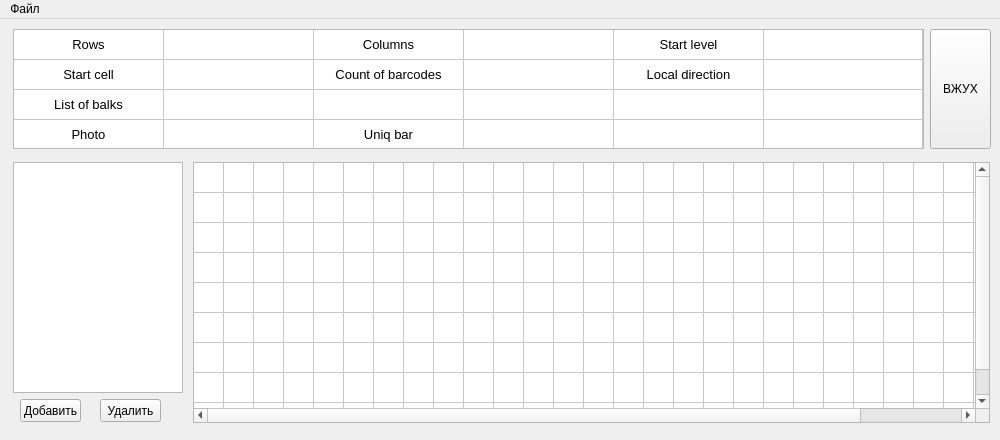
<?xml version="1.0" encoding="UTF-8"?>
<ui version="4.0">
 <class>MainWindow</class>
 <widget class="QMainWindow" name="MainWindow">
  <property name="geometry">
   <rect>
    <x>0</x>
    <y>0</y>
    <width>1000</width>
    <height>440</height>
   </rect>
  </property>
  <property name="sizePolicy">
   <sizepolicy hsizetype="Fixed" vsizetype="Fixed">
    <horstretch>0</horstretch>
    <verstretch>0</verstretch>
   </sizepolicy>
  </property>
  <property name="minimumSize">
   <size>
    <width>1000</width>
    <height>440</height>
   </size>
  </property>
  <property name="maximumSize">
   <size>
    <width>1000</width>
    <height>440</height>
   </size>
  </property>
  <property name="windowTitle">
   <string>Topology Constructor</string>
  </property>
  <property name="windowIcon">
   <iconset>
    <normaloff>logo.jpg</normaloff>logo.jpg</iconset>
  </property>
  <widget class="QWidget" name="centralwidget">
   <widget class="QTableWidget" name="tableWidget">
    <property name="geometry">
     <rect>
      <x>193</x>
      <y>143</y>
      <width>797</width>
      <height>261</height>
     </rect>
    </property>
    <property name="textElideMode">
     <enum>Qt::ElideMiddle</enum>
    </property>
    <property name="showGrid">
     <bool>true</bool>
    </property>
    <property name="gridStyle">
     <enum>Qt::SolidLine</enum>
    </property>
    <property name="rowCount">
     <number>9</number>
    </property>
    <property name="columnCount">
     <number>30</number>
    </property>
    <attribute name="horizontalHeaderVisible">
     <bool>false</bool>
    </attribute>
    <attribute name="horizontalHeaderDefaultSectionSize">
     <number>30</number>
    </attribute>
    <attribute name="horizontalHeaderMinimumSectionSize">
     <number>2</number>
    </attribute>
    <attribute name="verticalHeaderVisible">
     <bool>false</bool>
    </attribute>
    <row>
     <property name="text">
      <string>1</string>
     </property>
     <property name="background">
      <color>
       <red>0</red>
       <green>255</green>
       <blue>0</blue>
      </color>
     </property>
    </row>
    <row/>
    <row/>
    <row/>
    <row/>
    <row/>
    <row/>
    <row/>
    <row/>
    <column>
     <property name="text">
      <string>1</string>
     </property>
     <property name="background">
      <color>
       <red>0</red>
       <green>255</green>
       <blue>0</blue>
      </color>
     </property>
    </column>
    <column>
     <property name="text">
      <string>1</string>
     </property>
    </column>
    <column>
     <property name="text">
      <string>1</string>
     </property>
    </column>
    <column>
     <property name="text">
      <string>1</string>
     </property>
    </column>
    <column>
     <property name="text">
      <string>1</string>
     </property>
    </column>
    <column/>
    <column/>
    <column/>
    <column/>
    <column/>
    <column/>
    <column/>
    <column/>
    <column/>
    <column/>
    <column/>
    <column/>
    <column/>
    <column/>
    <column/>
    <column/>
    <column/>
    <column/>
    <column/>
    <column/>
    <column/>
    <column/>
    <column/>
    <column/>
    <column/>
   </widget>
   <widget class="QListWidget" name="listWidget">
    <property name="geometry">
     <rect>
      <x>13</x>
      <y>143</y>
      <width>170</width>
      <height>231</height>
     </rect>
    </property>
    <property name="contextMenuPolicy">
     <enum>Qt::ActionsContextMenu</enum>
    </property>
    <property name="horizontalScrollBarPolicy">
     <enum>Qt::ScrollBarAlwaysOff</enum>
    </property>
    <property name="sizeAdjustPolicy">
     <enum>QAbstractScrollArea::AdjustIgnored</enum>
    </property>
    <property name="editTriggers">
     <set>QAbstractItemView::DoubleClicked</set>
    </property>
    <property name="dragEnabled">
     <bool>false</bool>
    </property>
    <property name="selectionMode">
     <enum>QAbstractItemView::ExtendedSelection</enum>
    </property>
    <property name="textElideMode">
     <enum>Qt::ElideMiddle</enum>
    </property>
    <property name="viewMode">
     <enum>QListView::ListMode</enum>
    </property>
    <property name="sortingEnabled">
     <bool>true</bool>
    </property>
   </widget>
   <widget class="QTableWidget" name="upper_table">
    <property name="geometry">
     <rect>
      <x>13</x>
      <y>10</y>
      <width>911</width>
      <height>120</height>
     </rect>
    </property>
    <property name="font">
     <font>
      <pointsize>10</pointsize>
     </font>
    </property>
    <property name="layoutDirection">
     <enum>Qt::LeftToRight</enum>
    </property>
    <property name="verticalScrollBarPolicy">
     <enum>Qt::ScrollBarAlwaysOff</enum>
    </property>
    <property name="horizontalScrollBarPolicy">
     <enum>Qt::ScrollBarAlwaysOff</enum>
    </property>
    <property name="sizeAdjustPolicy">
     <enum>QAbstractScrollArea::AdjustToContents</enum>
    </property>
    <property name="textElideMode">
     <enum>Qt::ElideMiddle</enum>
    </property>
    <property name="showGrid">
     <bool>true</bool>
    </property>
    <property name="rowCount">
     <number>4</number>
    </property>
    <property name="columnCount">
     <number>6</number>
    </property>
    <attribute name="horizontalHeaderVisible">
     <bool>false</bool>
    </attribute>
    <attribute name="horizontalHeaderDefaultSectionSize">
     <number>150</number>
    </attribute>
    <attribute name="horizontalHeaderMinimumSectionSize">
     <number>30</number>
    </attribute>
    <attribute name="horizontalHeaderStretchLastSection">
     <bool>true</bool>
    </attribute>
    <attribute name="verticalHeaderVisible">
     <bool>false</bool>
    </attribute>
    <row/>
    <row/>
    <row/>
    <row/>
    <column/>
    <column/>
    <column/>
    <column/>
    <column/>
    <column/>
    <item row="0" column="0">
     <property name="text">
      <string>Rows</string>
     </property>
     <property name="textAlignment">
      <set>AlignCenter</set>
     </property>
     <property name="flags">
      <set>ItemIsEnabled</set>
     </property>
    </item>
    <item row="0" column="1">
     <property name="text">
      <string/>
     </property>
     <property name="textAlignment">
      <set>AlignCenter</set>
     </property>
     <property name="flags">
      <set>ItemIsUserCheckable|ItemIsEnabled</set>
     </property>
    </item>
    <item row="0" column="2">
     <property name="text">
      <string>Columns</string>
     </property>
     <property name="textAlignment">
      <set>AlignCenter</set>
     </property>
     <property name="flags">
      <set>ItemIsEnabled</set>
     </property>
    </item>
    <item row="0" column="3">
     <property name="text">
      <string/>
     </property>
     <property name="textAlignment">
      <set>AlignCenter</set>
     </property>
     <property name="flags">
      <set>ItemIsUserCheckable|ItemIsEnabled</set>
     </property>
    </item>
    <item row="0" column="4">
     <property name="text">
      <string>Start level</string>
     </property>
     <property name="textAlignment">
      <set>AlignCenter</set>
     </property>
     <property name="flags">
      <set>ItemIsEnabled</set>
     </property>
    </item>
    <item row="0" column="5">
     <property name="text">
      <string/>
     </property>
     <property name="textAlignment">
      <set>AlignCenter</set>
     </property>
     <property name="flags">
      <set>ItemIsSelectable|ItemIsEditable|ItemIsDragEnabled|ItemIsUserCheckable|ItemIsEnabled</set>
     </property>
    </item>
    <item row="1" column="0">
     <property name="text">
      <string>Start cell</string>
     </property>
     <property name="textAlignment">
      <set>AlignCenter</set>
     </property>
     <property name="flags">
      <set>ItemIsEnabled</set>
     </property>
    </item>
    <item row="1" column="1">
     <property name="text">
      <string/>
     </property>
     <property name="textAlignment">
      <set>AlignCenter</set>
     </property>
    </item>
    <item row="1" column="2">
     <property name="text">
      <string>Count of barcodes</string>
     </property>
     <property name="textAlignment">
      <set>AlignCenter</set>
     </property>
     <property name="flags">
      <set>ItemIsEnabled</set>
     </property>
    </item>
    <item row="1" column="3">
     <property name="text">
      <string/>
     </property>
     <property name="textAlignment">
      <set>AlignCenter</set>
     </property>
    </item>
    <item row="1" column="4">
     <property name="text">
      <string>Local direction</string>
     </property>
     <property name="textAlignment">
      <set>AlignCenter</set>
     </property>
     <property name="flags">
      <set>ItemIsEnabled</set>
     </property>
    </item>
    <item row="1" column="5">
     <property name="text">
      <string/>
     </property>
     <property name="textAlignment">
      <set>AlignCenter</set>
     </property>
     <property name="flags">
      <set>ItemIsSelectable|ItemIsEditable|ItemIsDragEnabled|ItemIsUserCheckable|ItemIsEnabled</set>
     </property>
    </item>
    <item row="2" column="0">
     <property name="text">
      <string>List of balks</string>
     </property>
     <property name="textAlignment">
      <set>AlignCenter</set>
     </property>
     <property name="flags">
      <set>ItemIsUserCheckable|ItemIsEnabled</set>
     </property>
    </item>
    <item row="2" column="1">
     <property name="text">
      <string/>
     </property>
     <property name="textAlignment">
      <set>AlignCenter</set>
     </property>
    </item>
    <item row="2" column="3">
     <property name="text">
      <string/>
     </property>
     <property name="textAlignment">
      <set>AlignCenter</set>
     </property>
    </item>
    <item row="2" column="4">
     <property name="text">
      <string/>
     </property>
     <property name="textAlignment">
      <set>AlignCenter</set>
     </property>
    </item>
    <item row="3" column="0">
     <property name="text">
      <string>Photo</string>
     </property>
     <property name="textAlignment">
      <set>AlignCenter</set>
     </property>
     <property name="flags">
      <set>ItemIsUserCheckable|ItemIsEnabled</set>
     </property>
    </item>
    <item row="3" column="1">
     <property name="text">
      <string/>
     </property>
     <property name="textAlignment">
      <set>AlignCenter</set>
     </property>
     <property name="flags">
      <set>ItemIsSelectable|ItemIsEditable|ItemIsEnabled</set>
     </property>
    </item>
    <item row="3" column="2">
     <property name="text">
      <string>Uniq bar</string>
     </property>
     <property name="textAlignment">
      <set>AlignCenter</set>
     </property>
     <property name="flags">
      <set>ItemIsEnabled</set>
     </property>
    </item>
    <item row="3" column="3">
     <property name="text">
      <string/>
     </property>
     <property name="textAlignment">
      <set>AlignCenter</set>
     </property>
    </item>
    <item row="3" column="4">
     <property name="text">
      <string/>
     </property>
     <property name="textAlignment">
      <set>AlignCenter</set>
     </property>
    </item>
    <item row="3" column="5">
     <property name="text">
      <string/>
     </property>
     <property name="textAlignment">
      <set>AlignCenter</set>
     </property>
    </item>
   </widget>
   <widget class="QPushButton" name="create_button">
    <property name="geometry">
     <rect>
      <x>20</x>
      <y>380</y>
      <width>61</width>
      <height>23</height>
     </rect>
    </property>
    <property name="text">
     <string>Добавить</string>
    </property>
   </widget>
   <widget class="QPushButton" name="delete_button">
    <property name="geometry">
     <rect>
      <x>100</x>
      <y>380</y>
      <width>61</width>
      <height>23</height>
     </rect>
    </property>
    <property name="text">
     <string>Удалить</string>
    </property>
   </widget>
   <widget class="QPushButton" name="alley_change_button">
    <property name="geometry">
     <rect>
      <x>930</x>
      <y>10</y>
      <width>61</width>
      <height>120</height>
     </rect>
    </property>
    <property name="text">
     <string>ВЖУХ</string>
    </property>
   </widget>
  </widget>
  <widget class="QMenuBar" name="menubar">
   <property name="geometry">
    <rect>
     <x>0</x>
     <y>0</y>
     <width>1000</width>
     <height>21</height>
    </rect>
   </property>
   <widget class="QMenu" name="menu">
    <property name="title">
     <string>Файл</string>
    </property>
    <addaction name="open"/>
    <addaction name="create_topology"/>
   </widget>
   <addaction name="menu"/>
  </widget>
  <action name="open">
   <property name="checkable">
    <bool>false</bool>
   </property>
   <property name="text">
    <string>Открыть топологию</string>
   </property>
  </action>
  <action name="create_topology">
   <property name="text">
    <string>Создать топологию</string>
   </property>
  </action>
 </widget>
 <resources/>
 <connections/>
</ui>
